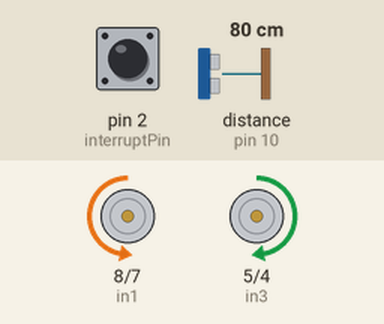
A sketch run on a simulated Arduino Uno, built with avr-gcc and run on an emulated ATmega328P. Shown: motor-driver pin pairs drawn as motors (green arrow = first pin HIGH = forward, orange = second pin HIGH = backward, longer = more drive, scaled by the enable pin). The inputs (shaded band) are chosen by the test bench; at power-on: pin 2 (interruptPin) HIGH, distance to the obstacle (sensor on pin 10) 80 cm. The echo pulse lasts 58.3 µs per cm.

Above: at 2.1 s.
2.2 s: pin 2 (interruptPin) pulled LOW for 0.15 s
At 2.37 s:
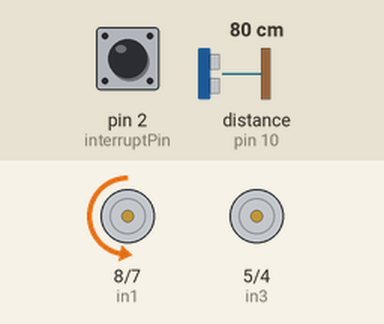
3.9 s: distance to the obstacle (sensor on pin 10) set to 2 cm
At 4.4 s:
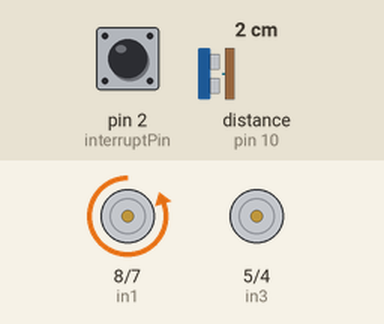
5.4 s: distance to the obstacle (sensor on pin 10) set to 4 cm
At 6.5 s:
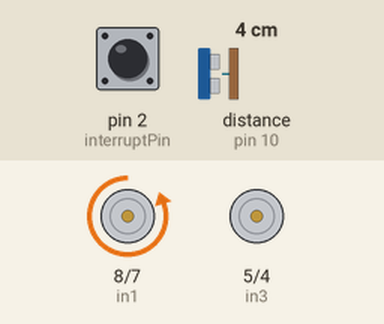
6.9 s: distance to the obstacle (sensor on pin 10) set to 9 cm
At 8.2 s:
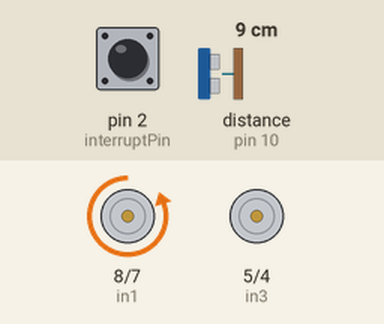
8.5 s: distance to the obstacle (sensor on pin 10) set to 18 cm
At 9.7 s:
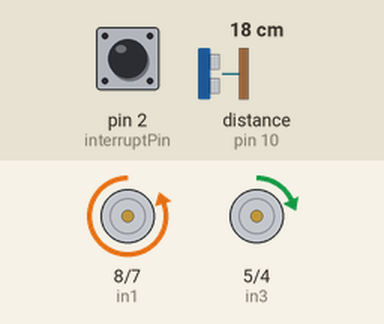
10.0 s: distance to the obstacle (sensor on pin 10) set to 250 cm
At 10.8 s:
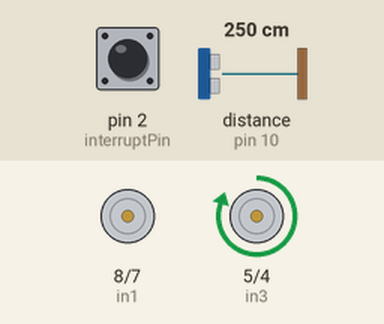
Timing chart, 0 to 12.5 s (numbered marks = the images above; inputs shaded):
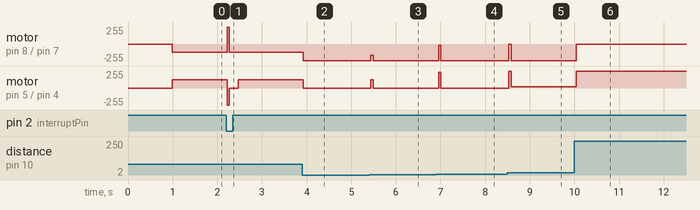

The sketch:

Full_Maze_Code_IR_NO_INTERRUPT.ino
```cpp
#include <SR04.h>
// int ledRight = 12; //akhdar
// int ledFront = 12; //asfar
// int ledError =


int interruptPin = 2;
// int trigF = 2;    // Trig - Front sensor
// int echoF = 6;    // Echo - Front sensor
int trigR = 10;    // Trig - Right sensor
int echoR = 11;    // Echo - Right sensor
SR04 rightDistance = SR04(echoR,trigR);
// SR04 frontDistance = SR04(echoF,trigF);


// M1 (right motor)
int enA = 9;
int in1 = 8;
int in2 = 7;
// M2 (Left motor)
int enB = 3;
int in3 = 5;
int in4 = 4;

int motorSpeed = 127;//127

float targetDist = 20; // init in setup
float actualDist = 0;
float lastDist = 0;

const float Kp = 1.8; //2
const int Ki = 0;
const float  Kd = 47; // 30 37

float distError = 0;
float prevDistError = 0;
float derivative = 0;
float integral = 0;

float correction = 0;
float maxCorrection = 127;
float VoltageCorrection = 0;

// const float safeDist = 20;
bool emergencyStopFlag = 0 ;


void setup() {
  // pinMode(trigF,OUTPUT) ;
  // pinMode(echoF,INPUT) ;
  pinMode(trigR,OUTPUT) ;
  pinMode(echoR,INPUT) ;
  pinMode(in1, OUTPUT);
  pinMode(in2, OUTPUT);
  pinMode(in3, OUTPUT);
  pinMode(in4, OUTPUT);

  // pinMode(ledRight,OUTPUT);
  // pinMode(ledFront,OUTPUT);
  // pinMode(interruptPin,INPUT);
  // attachInterrupt(digitalPinToInterrupt(interruptPin), interFunc , FALLING);
  // Serial.begin(57600);

  // delay(1000);
  delay(60);

  for (int i=0; i<10; i++){
    actualDist = rightDistance.Distance();
    lastDist = actualDist;
    targetDist = actualDist;
    delay(60);
    }
  // delay(5000);
}

void loop() {
if(digitalRead(interruptPin) == LOW){ // ir sensor front
// if(frontDistance.Distance() < safeDist){ // ultrasonic front

  emergencyStop();
  turnLeft();

  }
else{

  actualDist = rightDistance.Distance();
  // if (actualDist == 0){
  //   digitalWrite(ledRight,1);
  // }

  // if (abs(actualDist - lastDist) >=50){
  //   emergencyStop();
  //   turnRight();
  // }
  // else{
  //   lastDist = actualDist;
  // }

  distError = actualDist - targetDist;
  derivative = distError - prevDistError;

  correction = Kp*distError + Kd* derivative;
  prevDistError = distError;

  // PID correction constant saturation and mapping
  if (correction > maxCorrection){ correction  = maxCorrection;};
  if (correction < -1*maxCorrection){ correction  = -1*maxCorrection;};


  //VoltageCorrection = correction*25/maxCorrection;
  VoltageCorrection = correction;
  // //
  // Serial.print("Target = ");
  // Serial.print(targetDist);
  // Serial.print("  Dist = ");
  // Serial.print(actualDist);
  // Serial.print("    VoltageCorrection = ");
  // Serial.print(VoltageCorrection);
  // Serial.print("    RawCorr = ");
  // Serial.println(correction);

  steeringForward(VoltageCorrection);

  }
 delay(20);

}


void steeringForward(int correctionVoltage){
  if(emergencyStopFlag==1){
    emergencyStopFlag=0;}
  // Positive -> to the right
  digitalWrite(in1,0) ;
  digitalWrite(in2,1) ;
  digitalWrite(in3 , 1 ) ;
  digitalWrite(in4 , 0) ;

  analogWrite(enA,motorSpeed - correctionVoltage) ;
  analogWrite(enB,motorSpeed + correctionVoltage) ;

}

void motorsStop(){

  analogWrite(enA,0) ;
  analogWrite(enB,0) ;
  }

void motorsBack(){
  digitalWrite(in1,1) ;
digitalWrite(in2,0) ;
digitalWrite(in3 , 0 ) ;
digitalWrite(in4 , 1) ;

analogWrite(enA,255) ;
analogWrite(enB,255) ;

}
void emergencyStop(){
  if(emergencyStopFlag==0){
      // motorsStop();
  //   Serial.println("Stop Kleb ");
    motorsBack();

    // delayMicroseconds(16000);
    // delayMicroseconds(16000);
    // delayMicroseconds(16000);

    delay(50);

    emergencyStopFlag=1;
    }
    motorsStop();

}

// void turnLeftPID(int controlMotorSpeed){
//   // right +1 and left -1
//   digitalWrite(in1,0) ;
//   digitalWrite(in2,1) ;
//   digitalWrite(in3,1) ;
//   digitalWrite(in4,0) ;

//   analogWrite(enA,controlMotorSpeed) ;
//   analogWrite(enB,0) ;
//   // for (int i = 0; i<10;i++){
//   //   delayMicroseconds(15000);
//   // }
// }

void turnLeft(){
  // right +1 and left -1
  digitalWrite(in1,0) ;
  digitalWrite(in2,1) ;
  digitalWrite(in3,1) ;
  digitalWrite(in4,0) ;

  analogWrite(enA,motorSpeed) ;
  analogWrite(enB,0) ;
  delay(150);
  // for (int i = 0; i<10;i++){
  //   delayMicroseconds(15000);
  // }
}

void turnRight(){
  // right +1 and left -1
  digitalWrite(in1,0) ;
  digitalWrite(in2,1) ;
  digitalWrite(in3,1) ;
  digitalWrite(in4,0) ;

  analogWrite(enA,0) ;
  analogWrite(enB,motorSpeed) ;
  delay(150) ;

}
```

Measured:
- after the input at 2.2 s, motor on pin 8 (in1) / pin 7 (in2): backward 127/255 → forward 255/255 at once, → backward 127/255 0.05 s later; motor on pin 5 (in3) / pin 4 (in4): forward 127/255 → stopped at once, → forward 127/255 0.25 s later
- after the input at 3.9 s, motor on pin 8 (in1) / pin 7 (in2): backward 127/255 → backward 254/255 at once; motor on pin 5 (in3) / pin 4 (in4): forward 127/255 → stopped at once
- after the input at 5.4 s, motor on pin 8 (in1) / pin 7 (in2): backward 254/255 → backward 169/255 at once, → backward 254/255 0.05 s later; motor on pin 5 (in3) / pin 4 (in4): stopped → forward 127/255 at once, → stopped 0.05 s later
- after the input at 6.9 s, motor on pin 8 (in1) / pin 7 (in2): backward 254/255 → backward 20/255 after 0.06 s, → backward 254/255 0.05 s later; motor on pin 5 (in3) / pin 4 (in4): stopped → forward 234/255 after 0.06 s, → stopped 0.05 s later
- after the input at 8.5 s, motor on pin 8 (in1) / pin 7 (in2): backward 254/255 → stopped at once, → backward 254/255 0.05 s later; motor on pin 5 (in3) / pin 4 (in4): stopped → forward 16/255 at once
- after the input at 10.0 s, motor on pin 8 (in1) / pin 7 (in2): backward 254/255 → stopped at once; motor on pin 5 (in3) / pin 4 (in4): forward 16/255 → forward 254/255 at once
